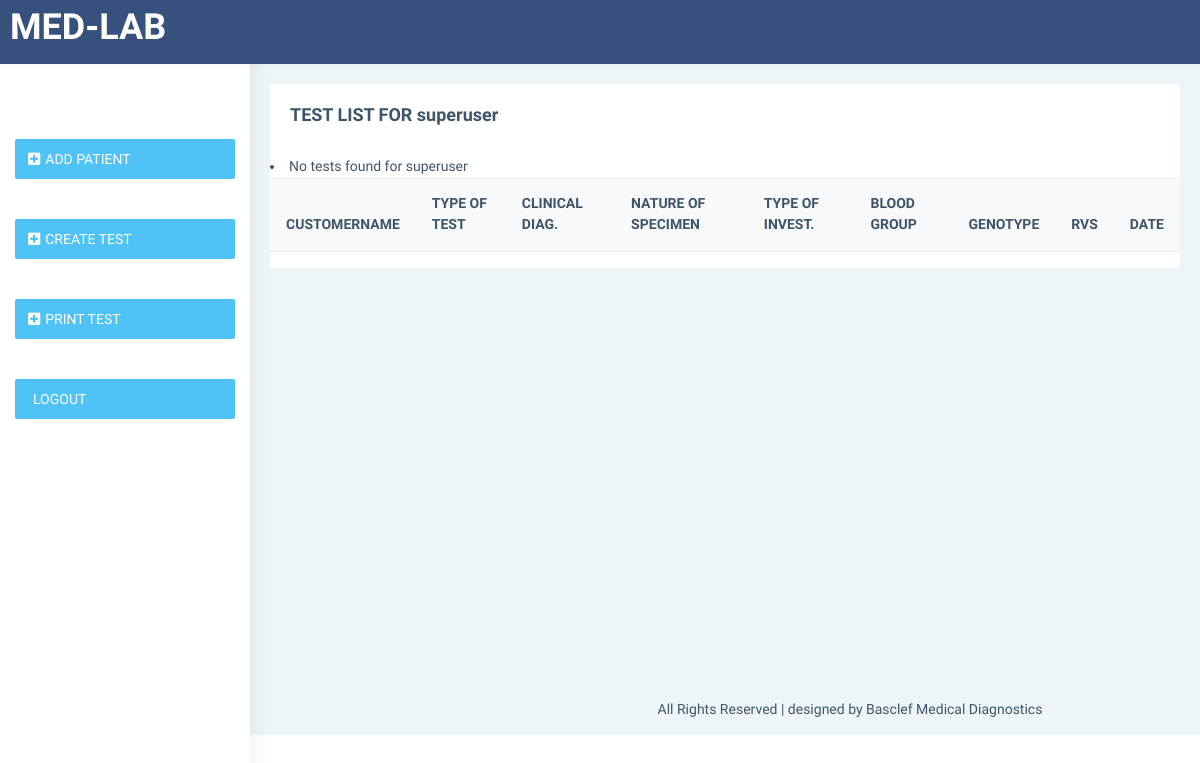
/staff/9/tests/, run on an earlier commit of the app's database.
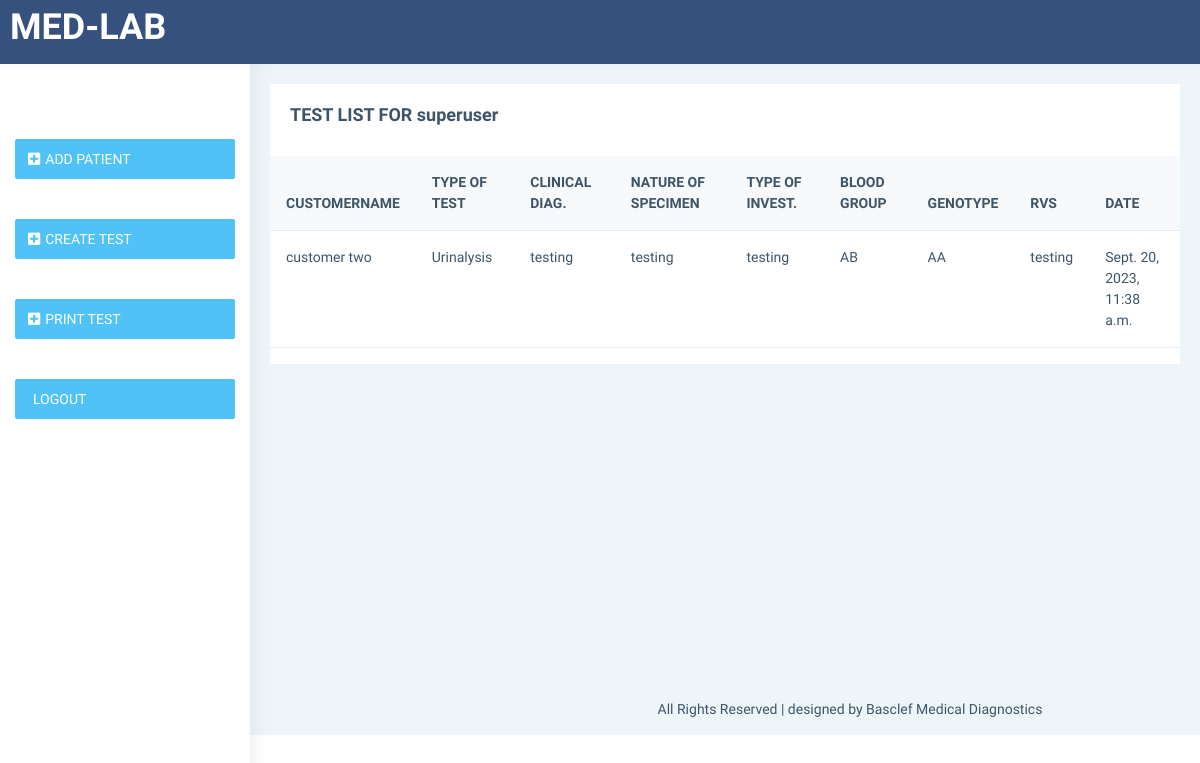
And on a later commit of the database.
### labtest/models.py (models this page shows, shortened)
class UserProfile(AbstractBaseUser, PermissionsMixin):
    email = models.EmailField(max_length=255, unique=True)
    name = models.CharField(max_length=255)
    is_active = models.BooleanField(default=True)
    is_staff = models.BooleanField(default=False)
    objects = UserProfileManager()
    USERNAME_FIELD = 'email'
    REQUIRED_FIELDS = ['name']

class Test(models.Model):
    TYPEOFTEST = (
        ('Blood Count Tests', 'Blood Count Tests'),
        ('Genetic Testing', 'Genetic Testing'),
        ('Kidney Tests', 'Kidney Tests'),
        ('Laboratory Tests', 'Laboratory Tests'),
        ('Prenatal Testing', 'Prenatal Testing'),
        ('Thyroid Tests', 'Thyroid Tests'),
        ('Urinalysis', 'Urinalysis')
    )
    GENOTYPE = (
        ('AA', 'AA'),
        ('AS', 'AS'),
        ('SS', 'SS')
    )
    BLOODGROUP = (
        ('A', 'A'),
        ('B', 'B'),
        ('AB', 'AB'),
        ('O', 'O')
    )
    user = models.ForeignKey(UserProfile, null=True, on_delete= models.SET_NULL)
    customername = models.ForeignKey(Customer, on_delete=models.CASCADE)
    typeoftest = models.CharField(max_length=200, null=True, choices=TYPEOFTEST, blank=True)
    clinicaldiagnosis = models.CharField(max_length=200, null=True, blank=True)
    natureofspecimen = models.CharField(max_length=200, null=True, blank=True)
    typesofinvestigation = models.CharField(max_length=200, null=True, blank=True)
    bloodgroup = models.CharField(max_length=200, null=True, choices=BLOODGROUP, blank=True)
    genotype = models.CharField(max_length=200, null=True, choices=GENOTYPE, blank=True)
    rvs = models.CharField(max_length=200, null=True, blank=True)
    date = models.DateTimeField(default=datetime.now, editable=False)

class Customer(models.Model):
    SEX = (
        ('Male', 'Male'),
        ('Female', 'Female'),
        ('Prefer Not To Say', 'Prefer Not To Say')
    )
    staff_name = models.ForeignKey(UserProfile, on_delete=models.CASCADE)
    firstname = models.CharField(max_length=200, null=True, blank=True, db_index=True)
    lastname = models.CharField(max_length=200, null=True, blank=True, db_index=True)
    othernames = models.CharField(max_length=200, null=True, blank=True)
    email = models.EmailField(max_length=255, unique=True, null=True, db_index=True)
    phone = models.IntegerField(null=True)
    sex = models.CharField(max_length=200, null=True, choices=SEX, blank=True)
    referralsname = models.CharField(max_length=200, null=True, blank=True)
    is_active = models.BooleanField(default=True)
    date = models.DateTimeField(default=datetime.now, editable=False)
    def __str__(self):
        return self.firstname +' '+ self.lastname

### labtest/views.py (the view)
# urls.py: path('staff/<int:staff_id>/tests/', views.staff_tests, name='staff-tests'),
def staff_tests(request, staff_id):
    staff = get_object_or_404(UserProfile, id=staff_id)
    tests = Test.objects.filter(user=staff)
    context = {
        'staff': staff,
        'tests': tests,
    }
    return render(request, 'labtest/staff_tests.html', context)

### labtest/templates/labtest/staff_tests.html
{% extends 'labtest/base.html' %}
{% load static %}
{% block content %}
<aside class="left-sidebar" data-sidebarbg="skin6">
    {% include 'labtest/nav.html' %}
</aside>
<div class="page-wrapper">
    <div class="container-fluid">
        <div class="row">
            <div class="col-12">
                <div class="card">
                    <div class="card-body">
                        <div class="d-md-flex">
                            <div>
                                <h4 class="card-title">TEST LIST FOR {{ staff.name }} </h4>
                            </div>
                        </div>
                    </div>
                    <div class="table-responsive">
                        <table class="table v-middle">
                            <thead>
                                <tr class="bg-light">
                                    <th class="border-top-0">CUSTOMERNAME</th>
                                    <th class="border-top-0">TYPE OF TEST</th>
                                    <th class="border-top-0">CLINICAL DIAG.</th>
                                    <th class="border-top-0">NATURE OF SPECIMEN</th>
                                    <th class="border-top-0">TYPE OF INVEST.</th>
                                    <th class="border-top-0">BLOOD GROUP</th>
                                    <th class="border-top-0">GENOTYPE</th>
                                    <th class="border-top-0">RVS</th>
                                    <th class="border-top-0">DATE</th>
                                </tr>
                            </thead>
                            <tbody>
                                {% for test in tests %}
                                <tr>
                                    <td>{{test.customername}}</td>
                                    <td>{{test.typeoftest}}</td>
                                    <td>
                                        <label>{{test.clinicaldiagnosis}}</label>
                                    </td>
                                    <td>{{test.natureofspecimen}}</td>
                                    <td>{{test.typesofinvestigation}}</td>
                                    <td>
                                        {{test.bloodgroup}}
                                    </td>
                                    <td>{{test.genotype}}</td>
                                    <td>{{test.rvs}}</td>
                                    <td>{{test.date}}</td>
                                </tr>
                                {% empty %}
                                <li>No tests found for {{ staff.name }}</li>
                                {% endfor %}
                            </tbody>
                        </table>
                    </div>
                </div>
            </div>
        </div>
    </div>
    {% endblock %}

What changed in the data, as far as the page shows it:
changed UserProfile "superuser": name "superuser" → (not shown)
added Test: customername "customer two", typeoftest "Urinalysis", clinicaldiagnosis "testing", natureofspecimen "testing", typesofinvestigation "testing", bloodgroup "AB", genotype "AA", rvs "testing", date "Sept. 20, 2023, 11:38 a.m."
Also different on the page:
text no longer shown: "No tests found for"
